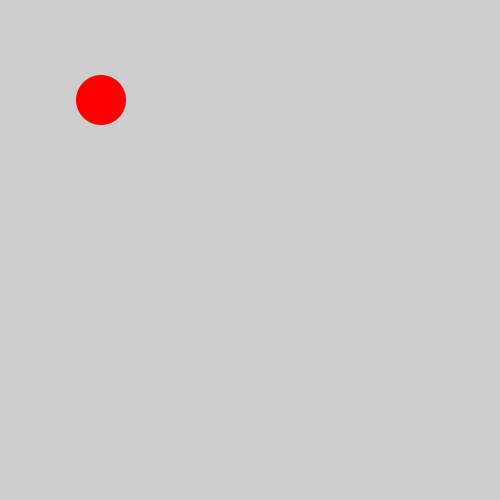
Frame 1 (no input)
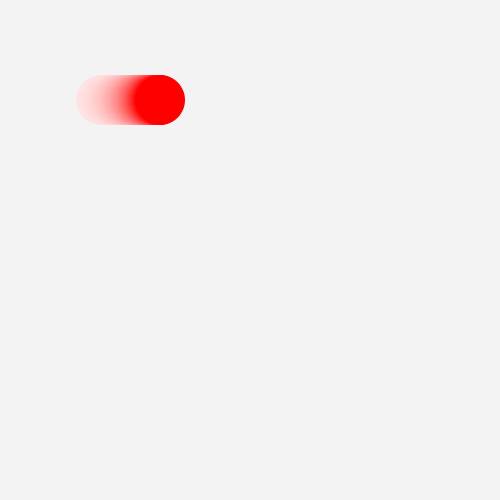
Frame 60 (the mouse pressed at the canvas centre just before this capture)
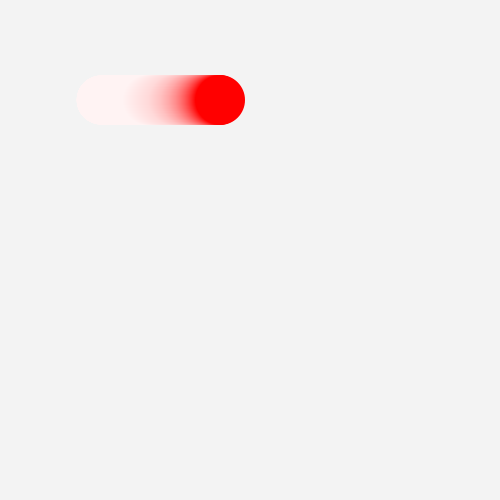
Frame 120 (the mouse held since frame 60 and released just before this capture)

The Processing sketch that drew these frames (run headless with seeded random() and noise(); from frame 60 on, the mouse is pressed at the canvas centre):

// Processing sketch: practice4
// ── practice4.pde
int x = 100;

void setup() {
    size(500, 500);
    noStroke();
}

void draw() {
    fill(255, 10);
    rect(0, 0, width, height);
    x++;
    fill(255, 0, 0);
    ellipse(x, 100, 50, 50);
}
